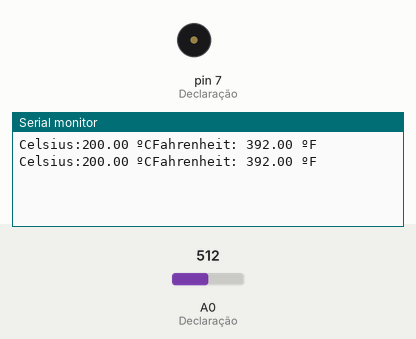
This sketch was run on a simulated Arduino Uno, built with avr-gcc and run on an emulated ATmega328P. Parts: buzzer (waves = sounding), the last lines printed to the serial monitor. The test bench sets the inputs (shaded band); at power-on: A0 (Declaração) = 512.

Above: at 1.8 s.
1.9 s: A0 (Declaração) set to 175
At 2.8 s:
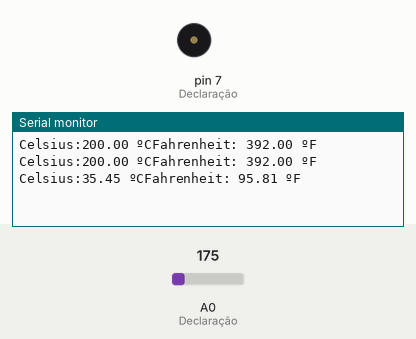
6.0 s: A0 (Declaração) set to 151
At 6.3 s:
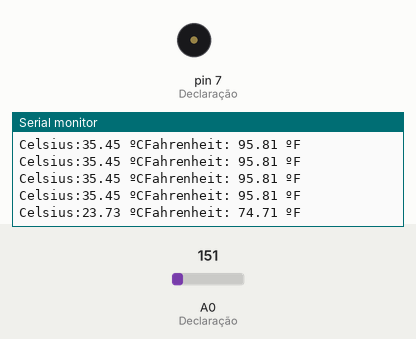
7.5 s: A0 (Declaração) set to 87
At 8.8 s:
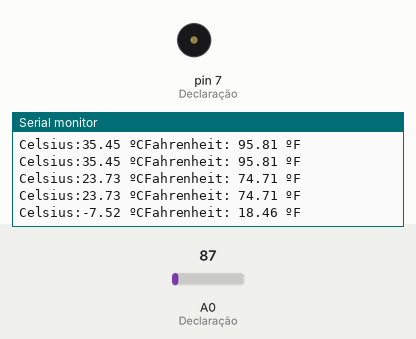
9.2 s: A0 (Declaração) set to 73
At 10.8 s:
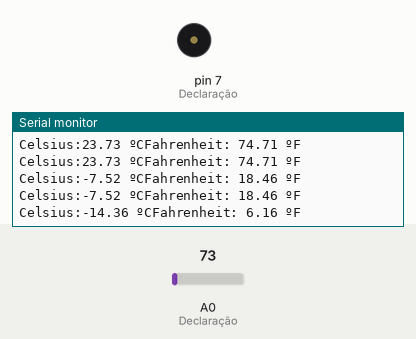
13.3 s: A0 (Declaração) set to 122
At 14.8 s:
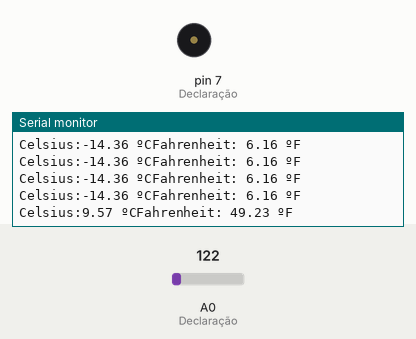
Timing chart, 0 to 15.8 s (numbered marks = the images above; inputs shaded):
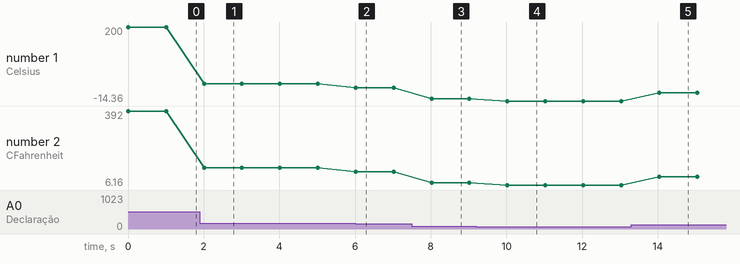

The sketch:

projeto_sensor_temperatura_com_alarme_sonoro1.ino
```cpp
/*Código do projeto sensor de temperatura*/

int t=5;
void setup(){
  Serial.begin(9600); // Inicializa a comunicação serial em 9600 bits por segundo
  pinMode(A0,INPUT); // Declaração (Leitura) do pino que está conectado ao sensor
  pinMode(7, OUTPUT); // Declaração (saída) do pino que está conectado ao sensor
}

void loop()
{
  float tempc = ((analogRead(A0)*(5.0/1024))-0.5)/0.01;
  float tempf = (tempc * 9/5)+32;
  if((tempc > 30)||(tempc <-10)){
    for(int f=500;f<=600;f++){
    tone(7,f,t);
    }
  }

 	Serial.print("Celsius:");
 	Serial.print(tempc);
 	Serial.print(" ºC");
 	Serial.print("Fahrenheit: ");
 	Serial.print(tempf);
 	Serial.println(" ºF");
 	delay(1000);
}
```

Measured:
- after the input at 1.9 s, the serial monitor: prints a new line after 0.11 s (image 1)
- after the input at 6.0 s, the serial monitor: prints a new line at once (image 2)
- after the input at 7.5 s, the serial monitor: prints a new line after 0.52 s (image 3)
- after the input at 9.2 s, the serial monitor: prints a new line after 0.83 s (image 4)
- after the input at 13.3 s, the serial monitor: prints a new line after 0.74 s (image 5)
- plotted number 1: 200 → 35.45 after the input at 1.9 s, 35.45 → 23.73 after the input at 6.0 s, 23.73 → -7.52 after the input at 7.5 s, -7.52 → -14.36 after the input at 9.2 s, -14.36 → 9.57 after the input at 13.3 s
- plotted number 2: 392 → 95.81 after the input at 1.9 s, 95.81 → 74.71 after the input at 6.0 s, 74.71 → 18.46 after the input at 7.5 s, 18.46 → 6.16 after the input at 9.2 s, 6.16 → 49.23 after the input at 13.3 s
